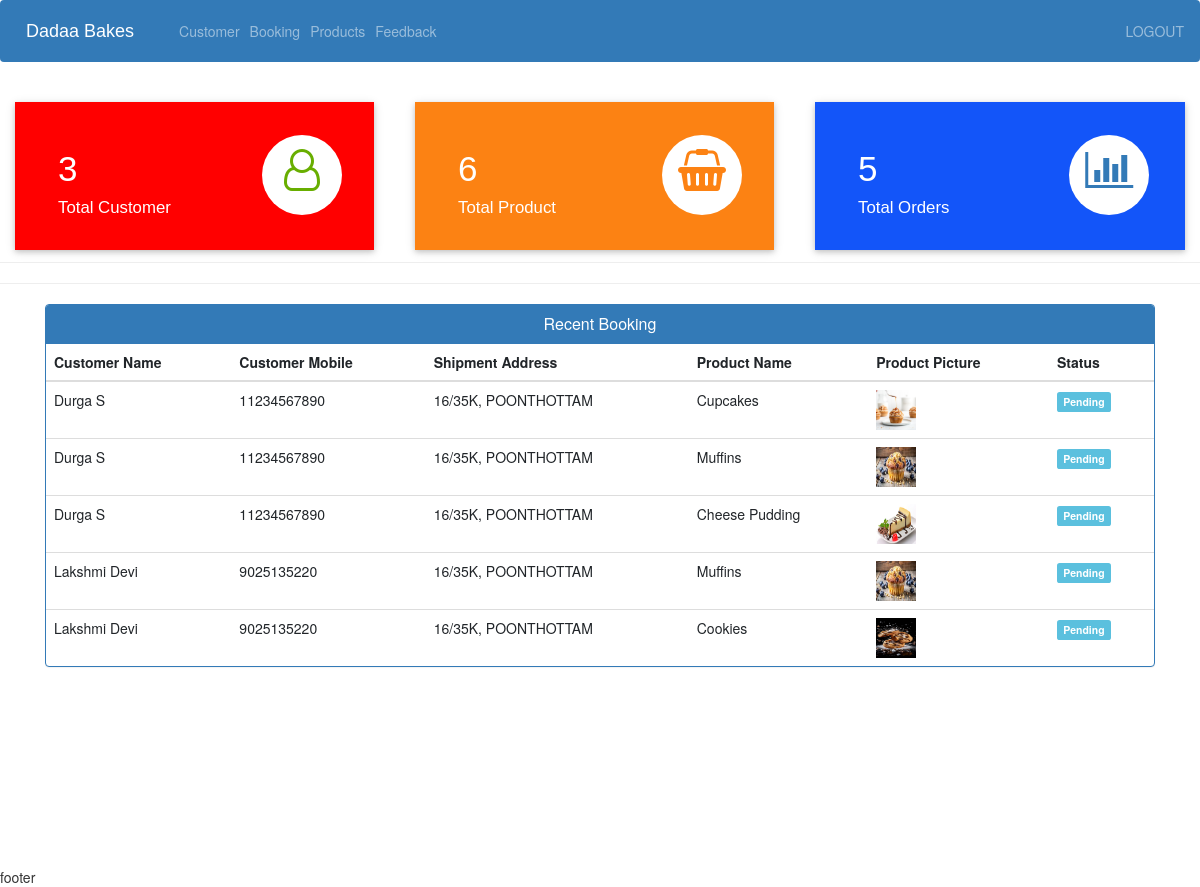
The app's page /admin-dashboard (signed in) with its own data.
### ecom/models.py (models this page shows, shortened)
class Customer(models.Model):
    user=models.OneToOneField(User,on_delete=models.CASCADE)
    profile_pic= models.ImageField(upload_to='profile_pic/CustomerProfilePic/',null=True,blank=True)
    address = models.CharField(max_length=40)
    mobile = models.CharField(max_length=20,null=False)
    @property
    def get_name(self):
        return self.user.first_name+" "+self.user.last_name

class Orders(models.Model):
    STATUS =(
        ('Pending','Pending'),
        ('Order Confirmed','Order Confirmed'),
        ('Out for Delivery','Out for Delivery'),
        ('Delivered','Delivered'),
    )
    customer=models.ForeignKey('Customer', on_delete=models.CASCADE,null=True)
    product=models.ForeignKey('Product',on_delete=models.CASCADE,null=True)
    email = models.CharField(max_length=50,null=True)
    address = models.CharField(max_length=500,null=True)
    mobile = models.CharField(max_length=20,null=True)
    order_date= models.DateField(auto_now_add=True,null=True)
    status=models.CharField(max_length=50,null=True,choices=STATUS)

class Product(models.Model):
    name=models.CharField(max_length=40)
    product_image= models.ImageField(upload_to='product_image/',null=True,blank=True)
    price = models.PositiveIntegerField()
    description=models.CharField(max_length=40)

### ecom/views.py (the view)
# urls.py: path('admin-dashboard', views.admin_dashboard_view,name='admin-dashboard'),
@login_required(login_url='adminlogin')
def admin_dashboard_view(request):
    customercount=models.Customer.objects.all().count()
    productcount=models.Product.objects.all().count()
    ordercount=models.Orders.objects.all().count()
    orders=models.Orders.objects.all()
    ordered_products=[]
    ordered_bys=[]
    for order in orders:
        ordered_product=models.Product.objects.all().filter(id=order.product.id)
        ordered_by=models.Customer.objects.all().filter(id = order.customer.id)
        ordered_products.append(ordered_product)
        ordered_bys.append(ordered_by)
    mydict={
    'customercount':customercount,
    'productcount':productcount,
    'ordercount':ordercount,
    'data':zip(ordered_products,ordered_bys,orders),
    }
    return render(request,'ecom/admin_dashboard.html',context=mydict)

### sweet-shop-ecommerce/templates/ecom/admin_dashboard.html
{% extends 'ecom/admin_base.html' %}
{% load static %}
{% block content %}
<br>
{%include 'ecom/admin_dashboard_cards.html'%}
<br><br><br><br><br>
<hr><hr>
<div class="container" >
    <div class="panel panel-primary" >
      <div class="panel-heading" style="text-align:center;">
        <h6 class="panel-title">Recent Booking</h6>
      </div>
      <table class="table table-hover" id="dev-table">
        <thead>
          <tr>
            <th>Customer Name</th>
            <th>Customer Mobile</th>
            <th>Shipment Address</th>
            <th>Product Name</th>
            <th>Product Picture</th>
            <th>Status</th>
          </tr>
        </thead>
        {% for product,customer,order in data %}
        <tr>
          {% for c in customer %}
          <td> {{c.get_name}}</td>
          <td>{{c.mobile}}</td>
          <td>{{order.address}}</td>
          {% endfor %}
          {% for p in product %}
          <td> {{p.name}}</td>
          <td> <img src="{% static p.product_image.url %}" alt="Profile Pic" height="40px" width="40px" /></td>
          {% if order.status == 'Pending'%}
          <td> <span class="label label-info">{{order.status}}</span></td>
          {% elif order.status == 'Delivered' %}
          <td> <span class="label label-success">{{order.status}}</span></td>
          {% elif order.status == 'Out for Delivery' %}
          <td> <span class="label label-warning">{{order.status}}</span></td>
          {%else%}
            <td> <span class="label label-primary">{{order.status}}</span></td>
          {%endif%}
          {% endfor %}
        </tr>
        {% endfor %}
      </table>
  </div>
</div>
{% endblock content %}

### records on screen
Orders: address "16/35K, POONTHOTTAM", status "Pending"
Customer: get_name "Durga S", mobile "11234567890"
Product: name "Cupcakes", product_image (picture)
Orders: address "16/35K, POONTHOTTAM", status "Pending"
Product: name "Muffins", product_image (picture)
Orders: address "16/35K, POONTHOTTAM", status "Pending"
Product: name "Cheese Pudding", product_image (picture)
Orders: address "16/35K, POONTHOTTAM", status "Pending"
Customer: get_name "Lakshmi Devi", mobile "9025135220"
Orders: address "16/35K, POONTHOTTAM", status "Pending"
Product: name "Cookies", product_image (picture)

### other values on screen
{{ customercount }} "3"
{{ productcount }} "6"
{{ ordercount }} "5"
